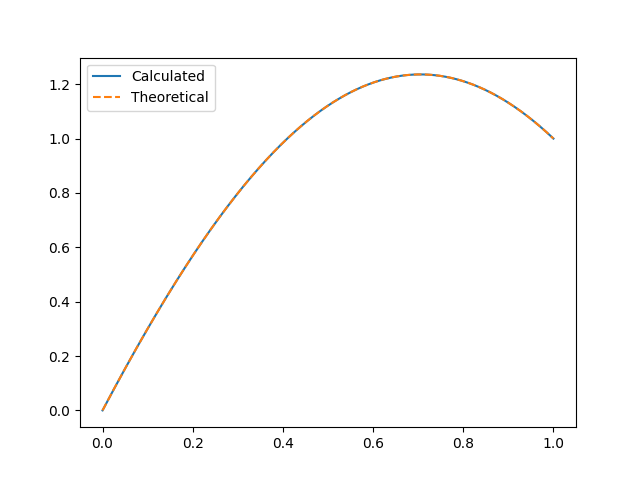

Here is the Python script that generated this plot:
import numpy as np
import matplotlib.pyplot as plt

#function for using the numerov 
def qmwell(x,h,psi,k,E):
        psi[1]=1+k
        psi[0]=1.
        f = - 2*E
        #for i in range(2,n):
        #  psi[i]=-(psi[i-1]*(5*h**2*np.pi**2/24-2)+psi[i-2]*(1+h**2*np.pi**2/48)+h**2*np.pi**2/4)/(1+h**2*np.pi**2/48)
        phi0=psi[0]
        phi1=psi[1]
        for i in range(2,n):
                phi2=h**2*f*psi[i-1]+2*phi1-phi0
                phi0=phi1
                phi1=phi2
                psi[i]=phi1/(1-(f*h**2)/12.)
        return psi

# function for calculating 
def Execute(n,eps,k,E):
        x,h=np.linspace(0,1,n,retstep=True)
        psi=np.zeros_like(x)
        psi=qmwell(x,h,psi,k,E)
        
        P1= psi[-1]
        E1=E+0.2
        psi=qmwell(x,h,psi,k,E)
        P2= psi[-1]
        
        while abs(P2-2.)>eps:
                if (P1-2.)*(P2-2.)<0:
                        E2=0.5*(E+E1)
                        psi=qmwell(x,h,psi,k,E2)
                        P3=psi[-1]
                        if (P1-2.)*(P3-2.)<0:
                                E1=E2
                                P2=P3
                        else:
                            P1=P3
                            E=E2
                else:
                        E1=E1+0.2
                        psi=qmwell(x,h,psi,k,E1)
                        P2=psi[-1]
        #for updating the initial guess of the psi[1]
        while((psi[-1]-2)>0 and abs(psi[-1]-2)>eps):
                k=k-1e-6
                psi=qmwell(x,h,psi,k,E)
        while((psi[-1]-2)<0 and abs(psi[-1]-2)>eps):
                k=k+1e-6
                psi=qmwell(x,h,psi,k,E)
        #plotting the psi and analytical solution together
        plt.plot(x,psi-1)
        plt.plot(x,(2*np.sin(np.pi*x*0.5)+np.cos(np.pi*x*0.5)-1),'--')
        plt.legend(['Calculated','Theoretical'])
        plt.show()
    

n=int(input("Enter the number of divisions: "))
eps=float(input("Enter the tolerance: "))
h=1/(n-1)
k=3.14*h
Execute(n,eps,k,1)
